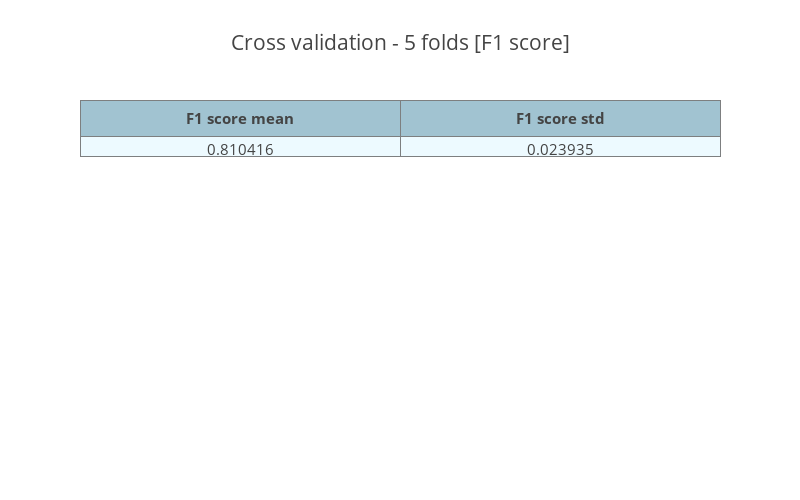

Notebook code cell kept with this figure:
### Markdown cell above
### LightGBM - Cross validation - 5 folds [F1 score]

### Code cell
scores = cross_val_score(lgbm_clf, X, y, scoring = 'f1', cv=5)
trace = go.Table(
    header=dict(values=['<b>F1 score mean<b>', '<b>F1 score std<b>'],
                line = dict(color='#7D7F80'),
                fill = dict(color='#a1c3d1'),
                align = ['center'],
                font = dict(size = 15)),
    cells=dict(values=[np.round(scores.mean(),6),
                       np.round(scores.std(),6)],
               line = dict(color='#7D7F80'),
               fill = dict(color='#EDFAFF'),
               align = ['center'], font = dict(size = 15)))

layout = dict(width=800, height=500, title = 'Cross validation - 5 folds [F1 score]', font = dict(size = 15))
fig = dict(data=[trace], layout=layout)
py.iplot(fig, filename = 'styled_table')

### Figure 1 — Plotly figure (JSON) as saved in the notebook; plotly's stock layout.template omitted (floating-point values rounded to 4 significant figures)
{"data": [{"cells": {"align": ["center"], "fill": {"color": "#EDFAFF"}, "font": {"size": 15}, "line": {"color": "#7D7F80"}, "values": [0.8104, 0.02394]}, "header": {"align": ["center"], "fill": {"color": "#a1c3d1"}, "font": {"size": 15}, "line": {"color": "#7D7F80"}, "values": ["<b>F1 score mean<b>", "<b>F1 score std<b>"]}, "type": "table", "uid": "8a3a87c4-eb48-402e-9bc8-a6aa0456119e"}], "layout": {"font": {"size": 15}, "height": 500, "title": "Cross validation - 5 folds [F1 score]", "width": 800}}
